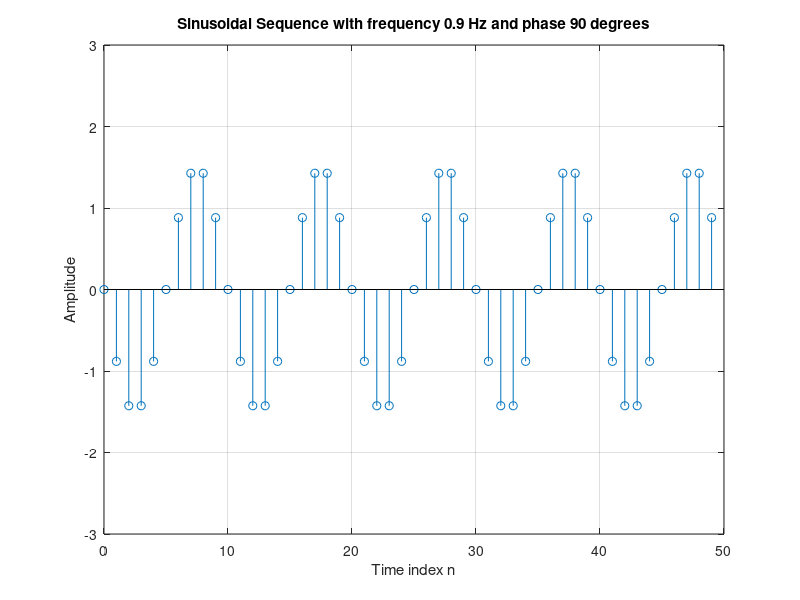

Here is the MATLAB script that generated this plot:
% Program P1_4_modified
% Generation of a sinusoidal sequence with frequency 0.9 Hz and phase 90 degrees
n = 0:49;
f = 0.9;
phase = pi/2;
A = 1.5;
arg = 2*pi*f*n - phase;
x = A*cos(arg);
clf; % Clear old graph
stem(n,x); % Plot the generated sequence
axis([0 50 -3 3]);
grid;
title('Sinusoidal Sequence with frequency 0.9 Hz and phase 90 degrees');
xlabel('Time index n');
ylabel('Amplitude');
axis;